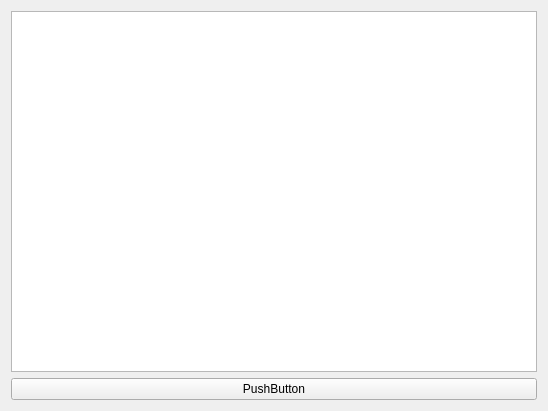
<?xml version="1.0" encoding="UTF-8"?>
<ui version="4.0">
 <class>Widget</class>
 <widget class="QWidget" name="Widget">
  <property name="geometry">
   <rect>
    <x>0</x>
    <y>0</y>
    <width>548</width>
    <height>411</height>
   </rect>
  </property>
  <property name="windowTitle">
   <string>Widget</string>
  </property>
  <layout class="QVBoxLayout" name="verticalLayout">
   <item>
    <widget class="QPlainTextEdit" name="log"/>
   </item>
   <item>
    <widget class="QPushButton" name="pushButton">
     <property name="text">
      <string>PushButton</string>
     </property>
    </widget>
   </item>
  </layout>
 </widget>
 <layoutdefault spacing="6" margin="11"/>
 <resources/>
 <connections/>
</ui>
